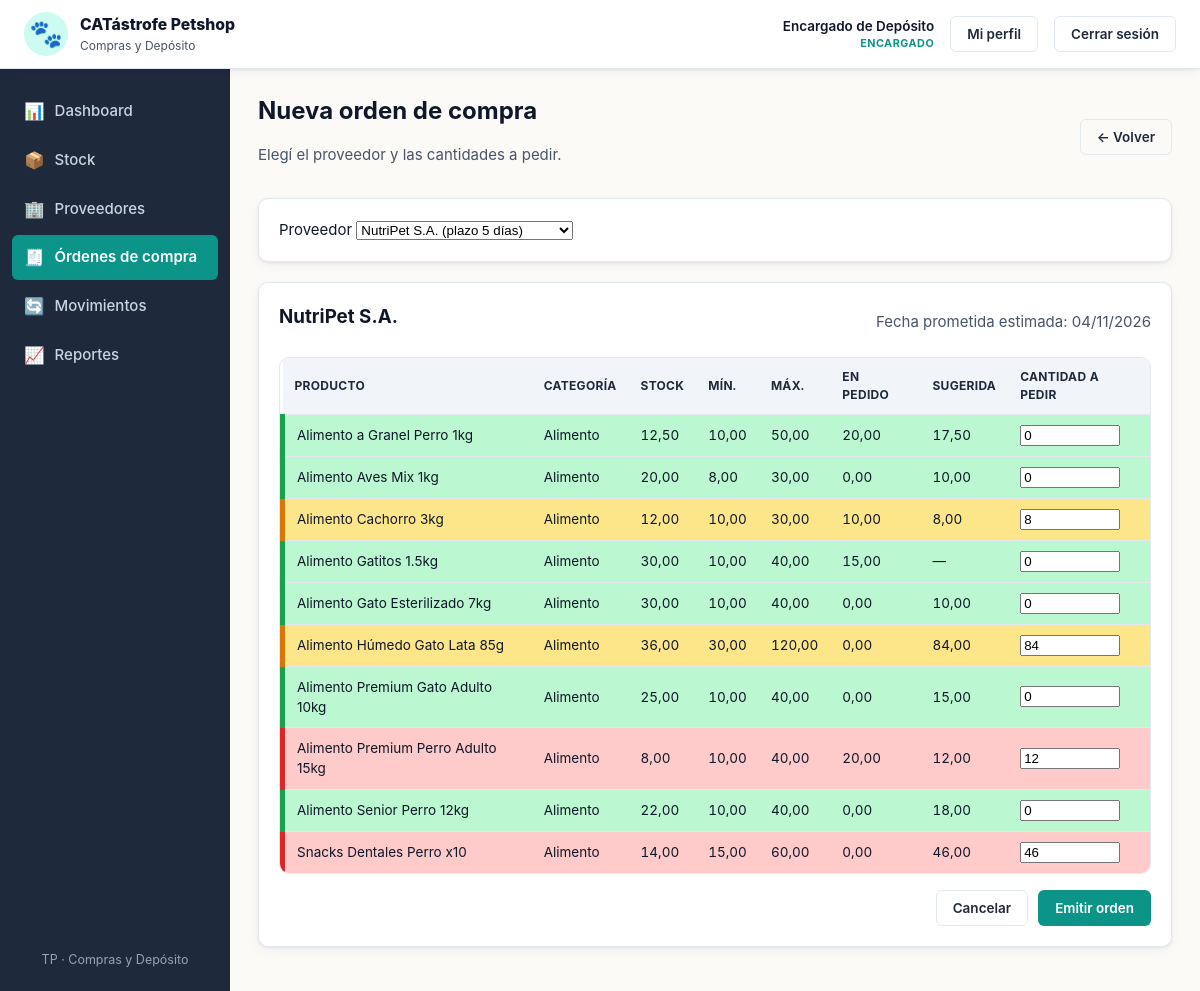
Page /views/orden_nueva.php?proveedor_id=1&producto_id=3 (signed in) on the committed database.
### tables this page shows
CREATE TABLE proveedores (
    id                  INT AUTO_INCREMENT PRIMARY KEY,
    nombre              VARCHAR(120) NOT NULL,
    contacto            VARCHAR(120),
    telefono            VARCHAR(40),
    email               VARCHAR(120),
    plazo_entrega_dias  INT NOT NULL DEFAULT 7,
    activo              TINYINT(1) NOT NULL DEFAULT 1,
    CONSTRAINT chk_prov_plazo CHECK (plazo_entrega_dias >= 0)
);

CREATE TABLE productos (
    id              INT AUTO_INCREMENT PRIMARY KEY,
    categoria_id    INT NOT NULL,
    proveedor_id    INT NOT NULL,
    nombre          VARCHAR(120) NOT NULL,
    descripcion     TEXT,
    stock_actual    DECIMAL(10,2) NOT NULL DEFAULT 0,
    stock_minimo    DECIMAL(10,2) NOT NULL DEFAULT 0,
    stock_maximo    DECIMAL(10,2) NOT NULL DEFAULT 0,
    unidad_medida   VARCHAR(20) NOT NULL DEFAULT 'unidad',
    activo          TINYINT(1) NOT NULL DEFAULT 1,
    CONSTRAINT fk_prod_cat  FOREIGN KEY (categoria_id) REFERENCES categorias(id) ON DELETE RESTRICT,
    CONSTRAINT fk_prod_prov FOREIGN KEY (proveedor_id) REFERENCES proveedores(id) ON DELETE RESTRICT,
    CONSTRAINT chk_prod_stock_actual CHECK (stock_actual >= 0),
    CONSTRAINT chk_prod_stock_min    CHECK (stock_minimo >= 0),
    CONSTRAINT chk_prod_stock_max    CHECK (stock_maximo >= stock_minimo)
);

CREATE TABLE categorias (
    id                    INT AUTO_INCREMENT PRIMARY KEY,
    nombre                VARCHAR(80) NOT NULL UNIQUE,
    controla_vencimiento  TINYINT(1) NOT NULL DEFAULT 0
);

### includes/funciones.php (called while the page is built, shortened)
<?php
function e($v): string
{
    return htmlspecialchars((string)$v, ENT_QUOTES, 'UTF-8');
}
function estado_stock($actual, $minimo): string
{
    $actual = (float)$actual;
    $minimo = (float)$minimo;
    if ($actual <= $minimo) {
        return 'critico';
    }
    if ($actual <= $minimo * 1.2) {
        return 'proximo';
    }
    return 'normal';
}
function cantidad_sugerida($stock_actual, $stock_maximo, $en_pedido): float
{
    $sug = (float)$stock_maximo - (float)$stock_actual - (float)$en_pedido;
    return $sug > 0 ? $sug : 0.0;
}

### views/orden_nueva.php (the view, shortened to what this page needs)
<?php
require_once __DIR__ . '/../config/db.php';
require_once __DIR__ . '/../includes/funciones.php';
$proveedores = $pdo->query(
    "SELECT * FROM proveedores WHERE activo = 1 ORDER BY nombre"
)->fetchAll();
$proveedor_id  = isset($_GET['proveedor_id']) ? (int)$_GET['proveedor_id'] : 0;
$producto_id   = isset($_GET['producto_id'])  ? (int)$_GET['producto_id']  : 0;
$proveedor_sel = null;
$productos = [];
if ($proveedor_id > 0) {
    $stmt = $pdo->prepare("SELECT * FROM proveedores WHERE id = ? AND activo = 1");
    $stmt->execute([$proveedor_id]);
    $proveedor_sel = $stmt->fetch() ?: null;
    if ($proveedor_sel) {
        $stmt = $pdo->prepare(
            "SELECT p.*, c.nombre AS categoria, c.controla_vencimiento,
                    COALESCE((SELECT SUM(d.cantidad_pedida)
                              FROM ordenes_detalle d
                              JOIN ordenes_compra o ON o.id = d.orden_id
                              WHERE d.producto_id = p.id AND o.estado = 'pendiente'), 0) AS en_pedido
             FROM productos p
             JOIN categorias c ON c.id = p.categoria_id
             WHERE p.activo = 1 AND p.proveedor_id = ?
             ORDER BY c.nombre, p.nombre"
        );
        $stmt->execute([$proveedor_id]);
        $productos = $stmt->fetchAll();
    }
}
require __DIR__ . '/../includes/header.php';
?>
<div class="flex-between mb-3">
    <div>
        <h1>Nueva orden de compra</h1>
        <p class="muted">Elegí el proveedor y las cantidades a pedir.</p>
    </div>
    <a class="btn btn-ghost" href="<?= BASE_URL ?>views/ordenes.php">← Volver</a>
</div>
<form method="get" action="<?= BASE_URL ?>views/orden_nueva.php" class="card">
    <label>Proveedor
        <select name="proveedor_id" required onchange="this.form.submit()">
            <?php foreach ($proveedores as $pv): ?>
                <option value="<?= (int)$pv['id'] ?>" <?= $proveedor_id === (int)$pv['id'] ? 'selected' : '' ?>>
                    <?= e($pv['nombre']) ?> (plazo <?= (int)$pv['plazo_entrega_dias'] ?> días)
                </option>
            <?php endforeach; ?>
        </select>
    </label>
</form>
<?php if ($proveedor_sel): ?>
<form action="<?= BASE_URL ?>api/accion_orden.php" method="post" class="card">
    <div class="flex-between mb-3">
        <h2 class="mb-0"><?= e($proveedor_sel['nombre']) ?></h2>
        <span class="muted">Fecha prometida estimada: <?= e(date('d/m/Y', strtotime('+' . (int)$proveedor_sel['plazo_entrega_dias'] . ' days'))) ?></span>
    </div>
    <?php if (!$productos): ?>
        <p class="muted">Este proveedor no tiene productos activos.</p>
    <?php else: ?>
    <div class="table-wrap">
        <table class="table">
            <thead>
                <tr>
                    <th>Producto</th><th>Categoría</th>
                    <th class="num">Stock</th><th class="num">Mín.</th><th class="num">Máx.</th>
                    <th class="num">En pedido</th><th class="num">Sugerida</th>
                    <th class="num">Cantidad a pedir</th>
                </tr>
            </thead>
            <tbody>
            <?php foreach ($productos as $p):
                $estado = estado_stock($p['stock_actual'], $p['stock_minimo']);
                $sug = cantidad_sugerida($p['stock_actual'], $p['stock_maximo'], $p['en_pedido']);
                $preMarcar = ($producto_id === (int)$p['id'])
                    || (in_array($estado, ['critico','proximo'], true) && $sug > 0);
                $valorInicial = $preMarcar && $sug > 0 ? $sug : 0;
            ?>
                <tr class="<?= e($estado) ?>">
                    <td><?= e($p['nombre']) ?></td>
                    <td><?= e($p['categoria']) ?></td>
                    <td class="num"><?= e(number_format((float)$p['stock_actual'], 2, ',', '.')) ?></td>
                    <td class="num"><?= e(number_format((float)$p['stock_minimo'], 2, ',', '.')) ?></td>
                    <td class="num"><?= e(number_format((float)$p['stock_maximo'], 2, ',', '.')) ?></td>
                    <td class="num"><?= e(number_format((float)$p['en_pedido'], 2, ',', '.')) ?></td>
                    <td class="num"><?= $sug > 0 ? e(number_format($sug, 2, ',', '.')) : '—' ?></td>
                    <td class="num">
                        <input type="number" step="0.01" min="0"
                               name="cantidades[<?= (int)$p['id'] ?>]"
                               value="<?= e($valorInicial) ?>" style="width:100px">
                    </td>
                </tr>
            <?php endforeach; ?>
            </tbody>
        </table>
    </div>
    <div class="form-actions mt-3">
        <a class="btn btn-ghost" href="<?= BASE_URL ?>views/ordenes.php">Cancelar</a>
        <button type="submit" class="btn btn-primary">Emitir orden</button>
    </div>
    <?php endif; ?>
</form>
<?php endif; ?>
<?php require __DIR__ . '/../includes/footer.php'; ?>

### assets/css/style.css (style rules this page uses)
:root { --blanco-calido: #fbfaf7; --gris-suave: #f1f5f9; --gris-borde: #e2e8f0; --gris-texto: #475569; --turquesa-900: #0f766e; --turquesa-700: #0d9488; --turquesa-500: #14b8a6; --turquesa-100: #ccfbf1; --verde-700: #059669; --verde-500: #10b981; --verde-100: #d1fae5; --magenta-700: #a21caf; --magenta-500: #d946ef; --magenta-100: #fae8ff; --azul-900: #0f172a; --azul-800: #1e293b; --azul-700: #334155; --ambar-100: #fef3c7; --ambar-500: #f59e0b; --rojo-100: #fee2e2; --rojo-500: #ef4444; --radio: 10px; --radio-sm: 6px; --sombra: 0 1px 3px rgba(15,23,42,.08), 0 4px 12px rgba(15,23,42,.04); --sombra-lg: 0 8px 30px rgba(15,23,42,.12); --fuente: -apple-system, BlinkMacSystemFont, "Segoe UI", Roboto, "Helvetica Neue", Arial, sans-serif; }
* { box-sizing: border-box; }
html, body { margin: 0; padding: 0; font-family: var(--fuente); background: var(--blanco-calido); color: var(--azul-900); font-size: 15px; line-height: 1.5; }
a { color: var(--turquesa-700); text-decoration: none; }
h1, h2, h3 { margin: 0 0 .5em; color: var(--azul-900); font-weight: 700; }
h1 { font-size: 1.6rem; }
h2 { font-size: 1.25rem; }
.btn { display: inline-flex; align-items: center; justify-content: center; gap: 6px; padding: 9px 16px; border-radius: var(--radio-sm); border: 1px solid transparent; font-family: inherit; font-size: .9rem; font-weight: 600; cursor: pointer; transition: background .15s, color .15s, border-color .15s, transform .05s; text-decoration: none; line-height: 1.2; }
.btn-primary { background: var(--turquesa-700); color: #fff; }
.btn-ghost { background: transparent; border-color: var(--gris-borde); color: var(--azul-800); }
.card { background: #fff; border-radius: var(--radio); border: 1px solid var(--gris-borde); box-shadow: var(--sombra); padding: 20px; margin-bottom: 20px; }
.table-wrap { overflow-x: auto; border-radius: var(--radio); border: 1px solid var(--gris-borde); background: #fff; }
table.table { width: 100%; border-collapse: collapse; font-size: .9rem; }
table.table th, table.table td { padding: 10px 12px; text-align: left; border-bottom: 1px solid var(--gris-borde); vertical-align: middle; }
table.table th { background: var(--gris-suave); font-weight: 700; color: var(--azul-800); font-size: .8rem; text-transform: uppercase; letter-spacing: .3px; }
table.table tbody tr:last-child td { border-bottom: none; }
table.table tr.critico > td { background-color: #fecaca; }
table.table tr.critico > td:first-child { border-left: 5px solid #dc2626; }
table.table tr.proximo > td { background-color: #fde68a; }
table.table tr.proximo > td:first-child { border-left: 5px solid #d97706; }
table.table tr.normal > td { background-color: #bbf7d0; }
table.table tr.normal > td:first-child { border-left: 5px solid #16a34a; }
.num { text-align: right; font-variant-numeric: tabular-nums; }
.form-actions { display: flex; gap: 10px; flex-wrap: wrap; justify-content: flex-end; margin-top: 8px; }
.muted { color: var(--gris-texto); }
.mt-3 { margin-top: 16px; }
.mb-3 { margin-bottom: 16px; }
.flex-between { display: flex; justify-content: space-between; align-items: center; gap: 12px; flex-wrap: wrap; }

### rows in the picture
proveedores: nombre "NutriPet S.A.", plazo_entrega_dias "04/11/2026"
productos: nombre "Alimento a Granel Perro 1kg", categoria.nombre "Alimento", stock_actual "12,50", stock_minimo "10,00", stock_maximo "50,00", en_pedido "20,00", sug "17,50", id+stock_actual+stock_minimo "0"
productos: nombre "Alimento Aves Mix 1kg", categoria.nombre "Alimento", stock_actual "20,00", stock_minimo "8,00", stock_maximo "30,00", en_pedido "0,00", sug "10,00", id+stock_actual+stock_minimo "0"
productos: nombre "Alimento Cachorro 3kg", categoria.nombre "Alimento", stock_actual "12,00", stock_minimo "10,00", stock_maximo "30,00", en_pedido "10,00", sug "8,00", value "8"
productos: nombre "Alimento Gatitos 1.5kg", categoria.nombre "Alimento", stock_actual "30,00", stock_minimo "10,00", stock_maximo "40,00", en_pedido "15,00", id+stock_actual+stock_minimo "0"
productos: nombre "Alimento Gato Esterilizado 7kg", categoria.nombre "Alimento", stock_actual "30,00", stock_minimo "10,00", stock_maximo "40,00", en_pedido "0,00", sug "10,00", id+stock_actual+stock_minimo "0"
productos: nombre "Alimento Húmedo Gato Lata 85g", categoria.nombre "Alimento", stock_actual "36,00", stock_minimo "30,00", stock_maximo "120,00", en_pedido "0,00", sug "84,00", value "84"
productos: nombre "Alimento Premium Gato Adulto 10kg", categoria.nombre "Alimento", stock_actual "25,00", stock_minimo "10,00", stock_maximo "40,00", en_pedido "0,00", sug "15,00", id+stock_actual+stock_minimo "0"
productos: nombre "Alimento Premium Perro Adulto 15kg", categoria.nombre "Alimento", stock_actual "8,00", stock_minimo "10,00", stock_maximo "40,00", en_pedido "20,00", sug "12,00", value "12"
productos: nombre "Alimento Senior Perro 12kg", categoria.nombre "Alimento", stock_actual "22,00", stock_minimo "10,00", stock_maximo "40,00", en_pedido "0,00", sug "18,00", id+stock_actual+stock_minimo "0"
productos: nombre "Snacks Dentales Perro x10", categoria.nombre "Alimento", stock_actual "14,00", stock_minimo "15,00", stock_maximo "60,00", en_pedido "0,00", sug "46,00", value "46"

### other values in the picture
$_SESSION['nombre'] "Encargado de Depósito"
$_SESSION['rol'] "ENCARGADO"
$item['icon'] "📊"
$item['label'] "Dashboard"
$item['icon'] "📦"
$item['label'] "Stock"
$item['icon'] "🏢"
$item['label'] "Proveedores"
$item['icon'] "🧾"
$item['label'] "Órdenes de compra"
$item['icon'] "🔄"
$item['label'] "Movimientos"
$item['icon'] "📈"
$item['label'] "Reportes"
form field proveedor_id "NutriPet S.A. (plazo 5 días)"
